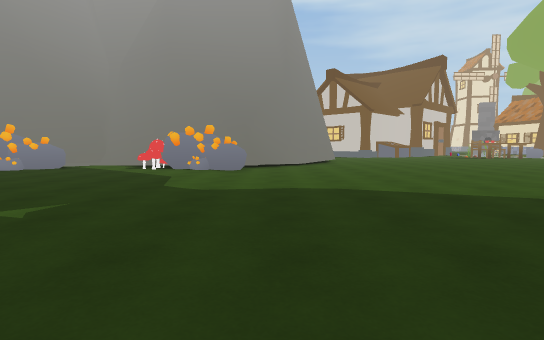
View 1 (above)

24 first-person views from a walk through a 3-D level made in the Unity game engine. The camera is 1.2 m above the floor, tilts 4° down and sees 80° across. The floor is counted in squares, 2 m on a side. Each view is taken from the middle of a square. On the plan, view 1 faces up. The plan holds only what a view shows up to about 10 squares ahead; the rest is blank. The place goes on beyond the plan. The player is left out. Some animated figures are left out.

View 2
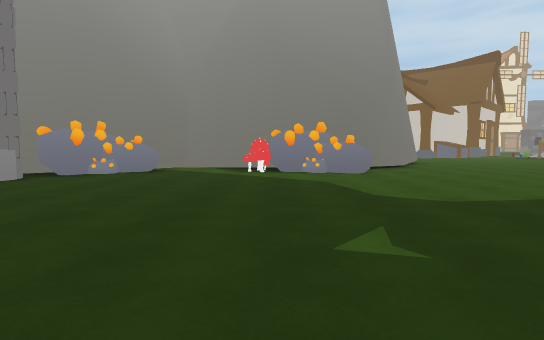

View 3
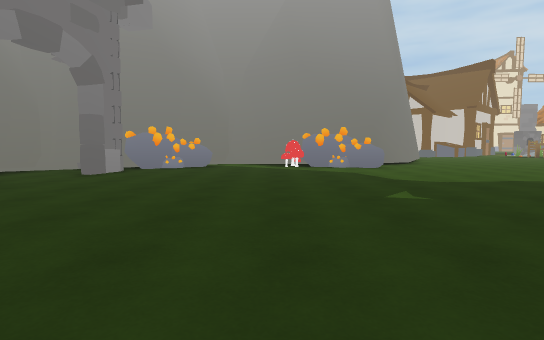

View 4
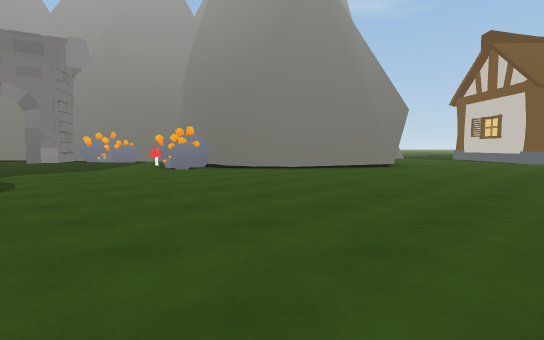

View 5
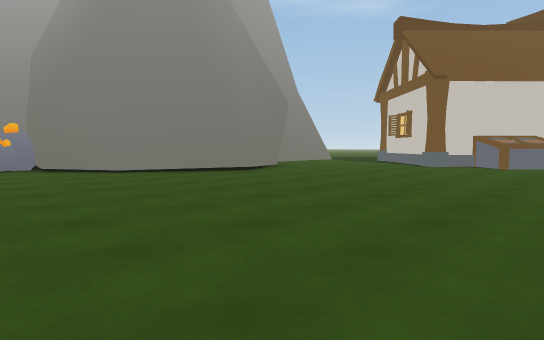

View 6
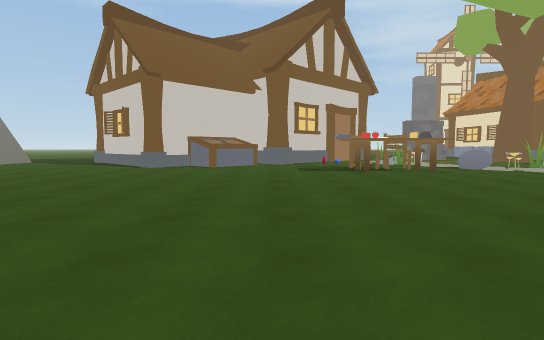

View 7
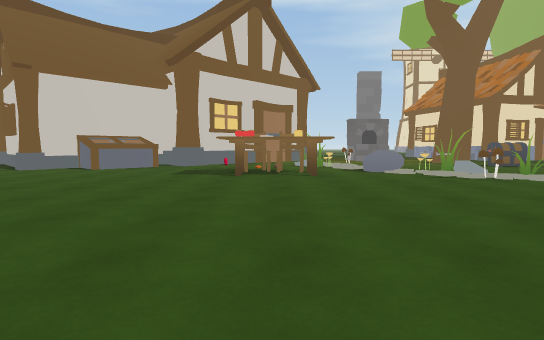

View 8
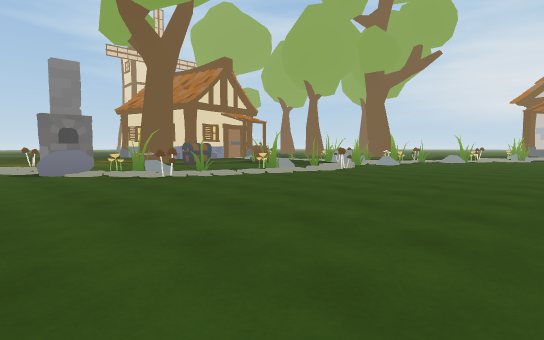

View 9
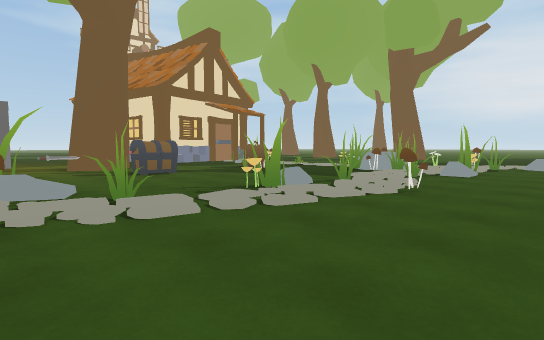

View 10
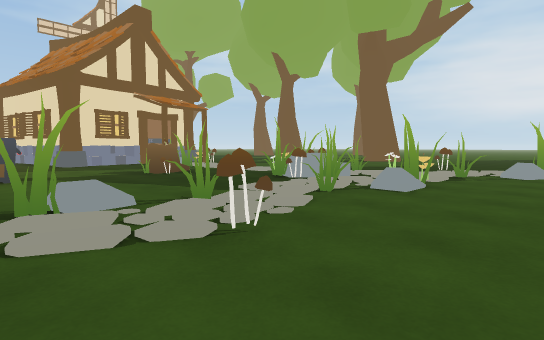

View 11
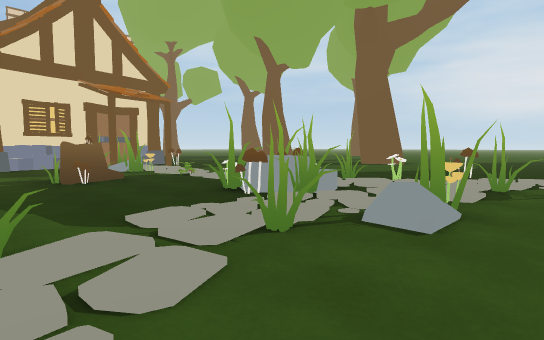

View 12
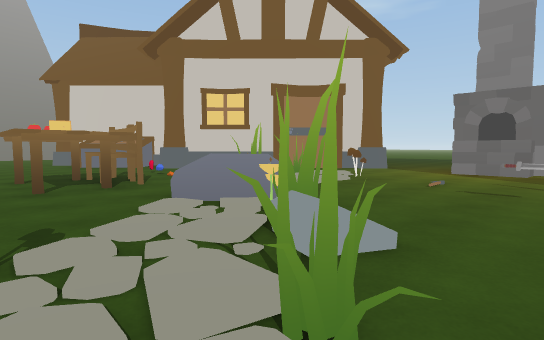

View 13
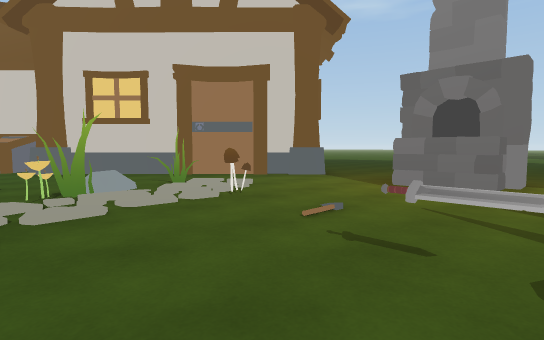

View 14
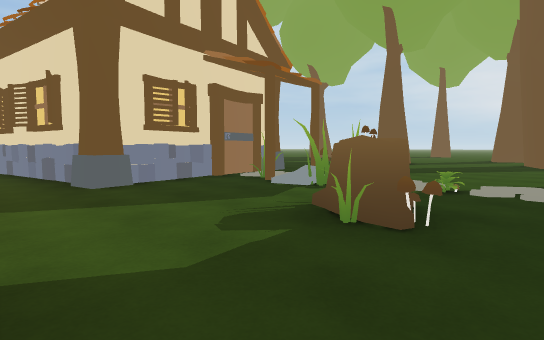

View 15
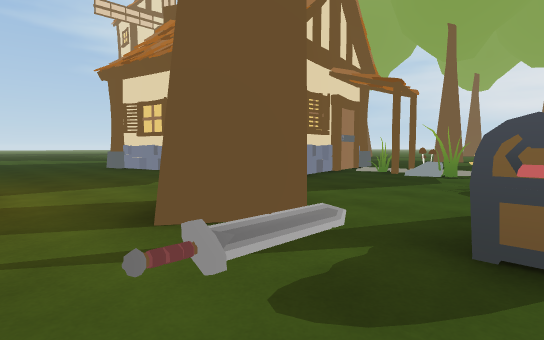

View 16
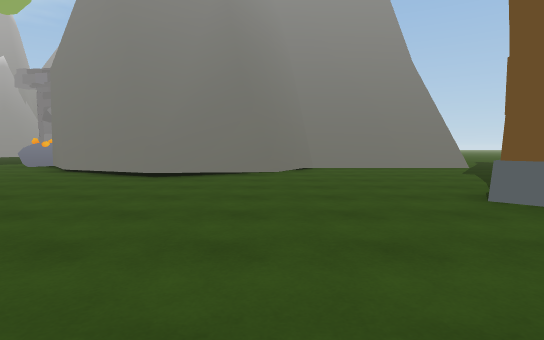

View 17
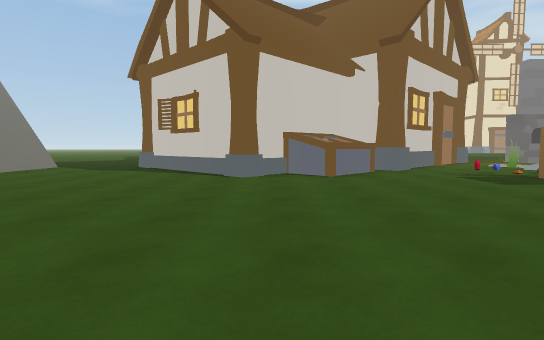

View 18
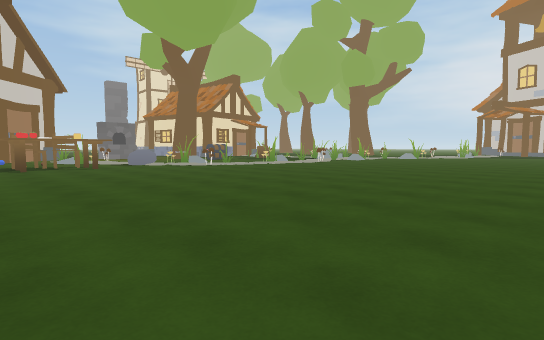

View 19
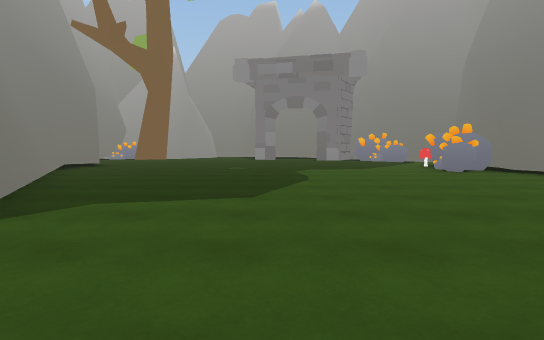

View 20
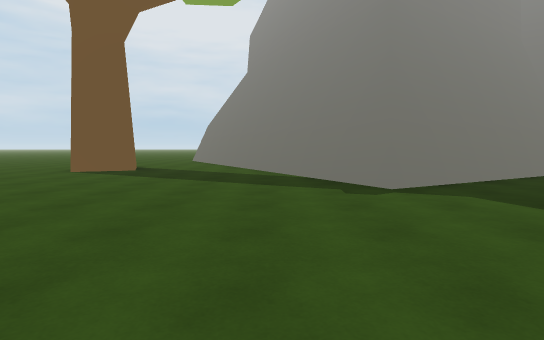

View 21
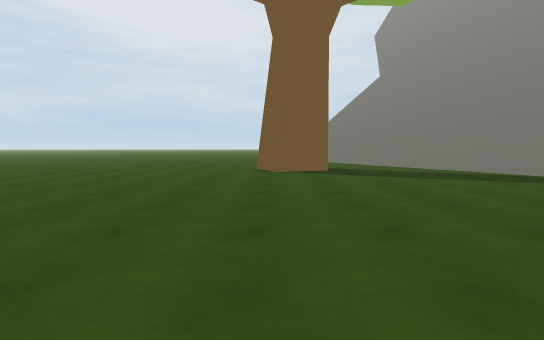

View 22
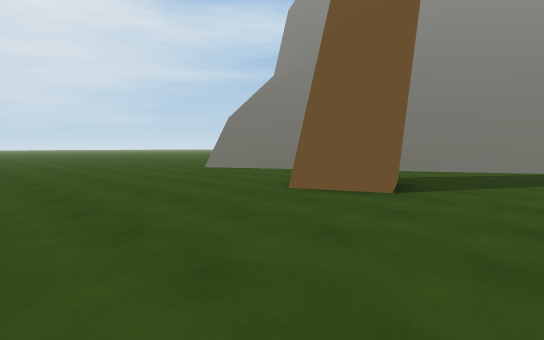

View 23
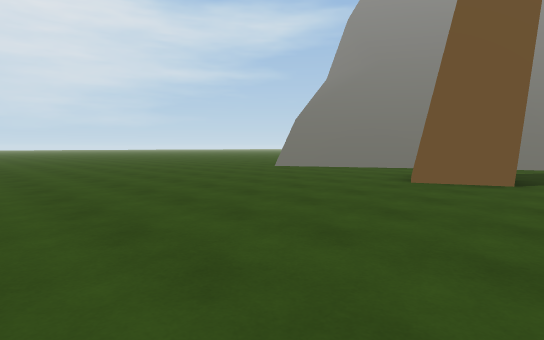

View 24
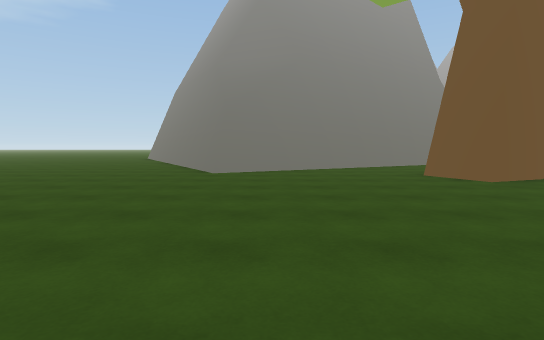

### Floor plan
Key: @ floor where view 1 was taken; # wall or solid block; x gap in a wall; . floor; = window, fence, low wall or low ledge; ^ raised ledge; R rock; C chair; T table; H cheese; E chest; S sword; U stump; F flower; A house; P plant; O other object.
Columns run from 8 left of view 1 to 27 right of it. Each row starts with its distance up from view 1.
 27                      ..  ....A
 26                      ... .....
 25                      #..##....AAAAA
 24                     ##..^^....A..=.
 23                   ###......#....A.#.
 22        ...##      #..#.#..##....#...
 21        #...##   ###......SS....U....
 20        #....####^..........EE.UU.P..
 19        #.....##^...O...R..........#
 18        #...........CCC.R##......R
 17        ##..........TTH...#.##...RR#F
 16         ##..............#..###.#R..#
 15          ##....................=#=x=
 14           #........................#
 13          ##......................
 12          #........................
 11   ###   ##........................
 10 ###.#####.....................
  9 #RR.OORR.......................
  8 #R.....R.......................
  7 #...............  ......
  6 #...............   .
  5 ................  ...
  4 ......................
  3 .......................
  2  .......................
  1   ..........#...........
  0    .....@.####...........
 -1     ....###  #............
 -2      ####    ##...##.......
 -3               #...##.......
 -4               ##...........
 -5                #..........
 -6                ##.........
 -7                 #.........
 -8                 ##.......
 -9                ##........

Where each view was taken, in squares from view 1:
view 1: 0 up, 0 right, facing up
view 2: 1 up, 3 left, facing up
view 3: 1 down, 4 left, facing up
view 4: 4 up, 7 right, facing up-left
view 5: 8 up, 9 right, facing up-left
view 6: 9 up, 9 right, facing up
view 7: 10 up, 12 right, facing up
view 8: 10 up, 13 right, facing up-right
view 9: 13 up, 16 right, facing up-right
view 10: 13 up, 19 right, facing up-right
view 11: 14 up, 21 right, facing up-right
view 12: 16 up, 18 right, facing up-left
view 13: 19 up, 18 right, facing up-left
view 14: 19 up, 20 right, facing up-right
view 15: 20 up, 17 right, facing up-right
view 16: 16 up, 9 right, facing left
view 17: 12 up, 6 right, facing up
view 18: 7 up, 10 right, facing up-right
view 19: 4 up, 7 right, facing left
view 20: 6 up, 6 right, facing down
view 21: 6 up, 11 right, facing down
view 22: 0 up, 15 right, facing down-left
view 23: 1 down, 17 right, facing down-left
view 24: 7 down, 17 right, facing left
